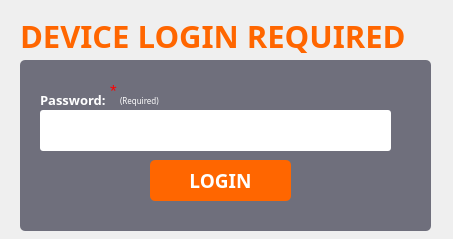
<?xml version="1.0" encoding="UTF-8"?>
<ui version="4.0">
 <class>Dialog</class>
 <widget class="QDialog" name="Dialog">
  <property name="geometry">
   <rect>
    <x>0</x>
    <y>0</y>
    <width>453</width>
    <height>239</height>
   </rect>
  </property>
  <property name="windowTitle">
   <string>Dialog</string>
  </property>
  <widget class="QGroupBox" name="groupBox">
   <property name="geometry">
    <rect>
     <x>20</x>
     <y>60</y>
     <width>411</width>
     <height>171</height>
    </rect>
   </property>
   <property name="styleSheet">
    <string notr="true">QGroupBox#groupBox{
	background-color: #6f6f7c;
	border-radius:5px;
}</string>
   </property>
   <property name="title">
    <string/>
   </property>
   <widget class="QLabel" name="label_2">
    <property name="geometry">
     <rect>
      <x>20</x>
      <y>30</y>
      <width>71</width>
      <height>20</height>
     </rect>
    </property>
    <property name="font">
     <font>
      <family>Montserrat</family>
      <pointsize>10</pointsize>
      <weight>75</weight>
      <bold>true</bold>
     </font>
    </property>
    <property name="styleSheet">
     <string notr="true">font-weight:bold;
color: #ffffff;</string>
    </property>
    <property name="text">
     <string>Password:</string>
    </property>
   </widget>
   <widget class="QLineEdit" name="txtPassword">
    <property name="geometry">
     <rect>
      <x>20</x>
      <y>50</y>
      <width>351</width>
      <height>41</height>
     </rect>
    </property>
    <property name="font">
     <font>
      <family>Montserrat</family>
      <pointsize>20</pointsize>
     </font>
    </property>
    <property name="styleSheet">
     <string notr="true">border-radius:3px;
background-color:#ffffff;
color:rgb(47, 46, 65);</string>
    </property>
    <property name="text">
     <string/>
    </property>
    <property name="alignment">
     <set>Qt::AlignCenter</set>
    </property>
   </widget>
   <widget class="QPushButton" name="btnlogin">
    <property name="geometry">
     <rect>
      <x>130</x>
      <y>100</y>
      <width>141</width>
      <height>41</height>
     </rect>
    </property>
    <property name="font">
     <font>
      <family>Montserrat</family>
      <pointsize>14</pointsize>
      <weight>75</weight>
      <bold>true</bold>
     </font>
    </property>
    <property name="styleSheet">
     <string notr="true">color: #ffffff;
border-radius:5px;
background-color: rgb(255, 102, 0);
padding: 10px;
font-weight: bold;
icon-size: 20px;</string>
    </property>
    <property name="text">
     <string>LOGIN</string>
    </property>
    <property name="icon">
     <iconset>
      <normaloff>../images/icons/icon-save.png</normaloff>../images/icons/icon-save.png</iconset>
    </property>
   </widget>
   <widget class="QLabel" name="label_15">
    <property name="geometry">
     <rect>
      <x>90</x>
      <y>20</y>
      <width>20</width>
      <height>21</height>
     </rect>
    </property>
    <property name="font">
     <font>
      <pointsize>13</pointsize>
     </font>
    </property>
    <property name="styleSheet">
     <string notr="true">
color: red;</string>
    </property>
    <property name="text">
     <string>*</string>
    </property>
   </widget>
   <widget class="QLabel" name="label_16">
    <property name="geometry">
     <rect>
      <x>100</x>
      <y>30</y>
      <width>71</width>
      <height>21</height>
     </rect>
    </property>
    <property name="font">
     <font>
      <family>Montserrat Light</family>
      <pointsize>6</pointsize>
     </font>
    </property>
    <property name="styleSheet">
     <string notr="true">color: #ffffff;</string>
    </property>
    <property name="text">
     <string>(Required)</string>
    </property>
   </widget>
  </widget>
  <widget class="QLabel" name="label">
   <property name="geometry">
    <rect>
     <x>20</x>
     <y>10</y>
     <width>641</width>
     <height>51</height>
    </rect>
   </property>
   <property name="font">
    <font>
     <family>Montserrat</family>
     <pointsize>23</pointsize>
     <weight>75</weight>
     <bold>true</bold>
     <stylestrategy>PreferAntialias</stylestrategy>
    </font>
   </property>
   <property name="styleSheet">
    <string notr="true">font-weight:600;
color: rgb(255, 102, 0);</string>
   </property>
   <property name="text">
    <string>DEVICE LOGIN REQUIRED</string>
   </property>
  </widget>
 </widget>
 <resources/>
 <connections/>
</ui>
